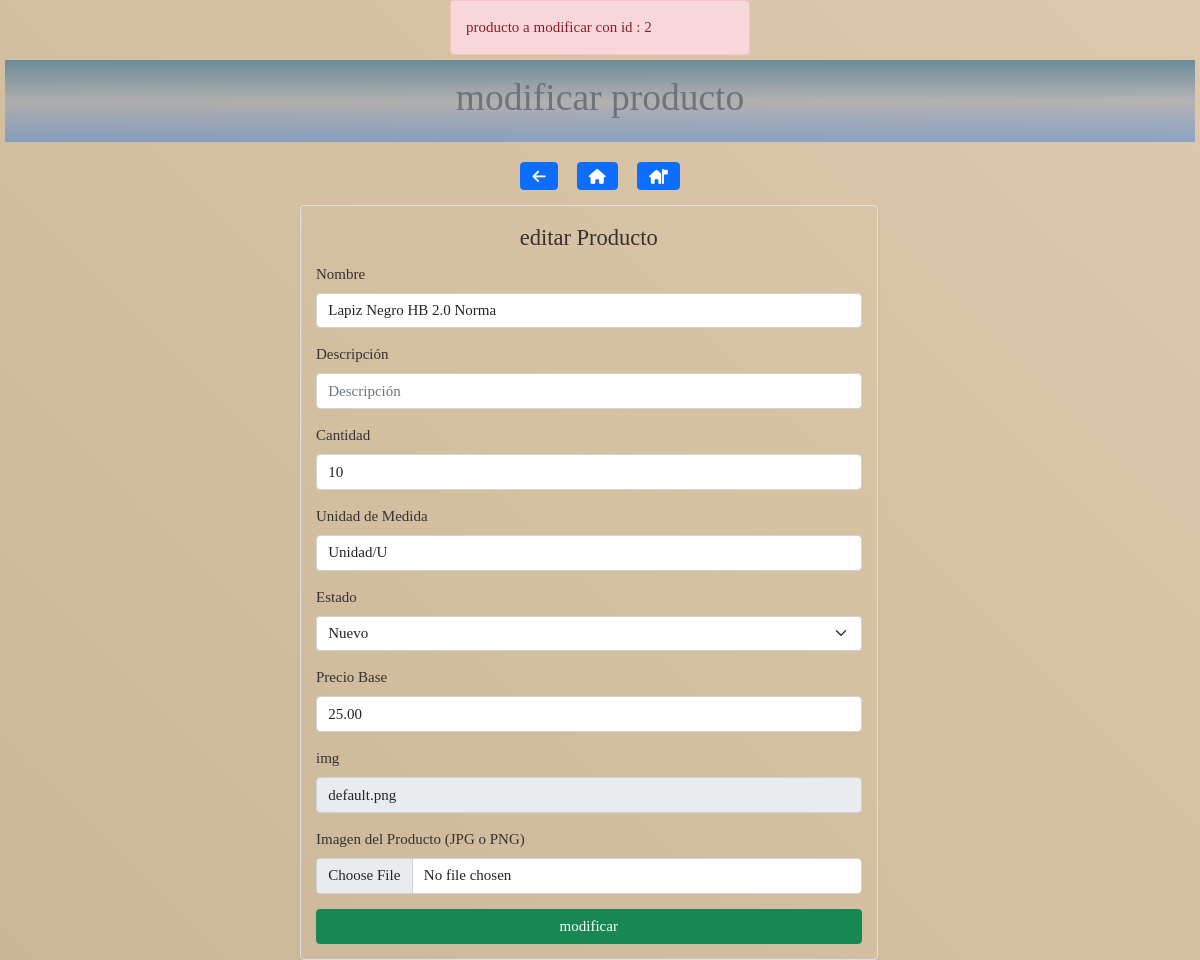
The app's page /php/pantallas/modifyProduct.php?id=2 with its own data.
### tables this page shows
CREATE TABLE `producto` (
  `id` int(11) NOT NULL AUTO_INCREMENT,
  `descripcion` varchar(150) NOT NULL,
  descripcion_complete tinytext ,
  `stock` int(20) NOT NULL DEFAULT 5,
  `unidadMedida` varchar(25) NOT NULL,
  `saldo` double(11,0) NOT NULL,
  `precioBase` decimal(18,2) NOT NULL,
  `fechaRegistro` timestamp NOT NULL DEFAULT current_timestamp(),
  `fechaActualizacion` timestamp NULL DEFAULT NULL,
  `img` varchar(400) NOT NULL DEFAULT 'back.png',
  `idUsuario` int(11) DEFAULT 1,
  `estado` int(11) DEFAULT 1,
  `categoria` int(11) DEFAULT 1,
  PRIMARY KEY (`id`),
  KEY `fk_producto_usuario` (`idUsuario`),
  KEY `fk_producto_estadoproducto` (`estado`),
  CONSTRAINT `fk_producto_estadoproducto` FOREIGN KEY (`estado`) REFERENCES `estadoproducto` (`idestadoProducto`),
  CONSTRAINT `fk_producto_usuario` FOREIGN KEY (`idUsuario`) REFERENCES `usuario` (`idUsuario`)
);

### php/pantallas/modifyProduct.php (the view, shortened to what this page needs)
<?php
$idGet = $_GET['id'];
echo '<div class="alert alert-danger m-auto col-3">producto a modificar con id : ' . $idGet . '</div>';
$con = conectarDB();
$sql = $con->query('select *from producto where id=' . $idGet . ' ');
?>
<!DOCTYPE html>
<html lang="en">
<head>
    <link href="https://cdn.jsdelivr.net/npm/bootstrap@5.0.2/dist/css/bootstrap.min.css" rel="stylesheet">
    <link rel="stylesheet" href="/css/user.css">
    <link rel="stylesheet" href="/css/modifyProduct.css">
</head>
<body>
<header class="text-center py-3">
        <h1 class="text-center text-secondary font-weight-bold ">modificar producto</h1>
    </header>
    <nav class="text-center my-3">
        <button class="btn btn-primary mx-2" onclick="Back()" title="regresar" ><i class="fa-solid fa-arrow-left"></i></button>
        <button class="btn btn-primary mx-2" title="inicio" onclick="window.location='/index.php'"><i class="fa-solid fa-house"></i></button>
        <button class="btn btn-primary mx-2" title="seccion productos" onclick="window.location.href='/php/pantallas/user.php'"><i class="fa-solid fa-house-flag"></i></button>
    </nav>
    <div class="container-fluid row ">
        <form class="col-6 p-3 border rounded shadow-sm m-auto" method="POST" enctype="multipart/form-data">
            <fieldset>
                <legend class="text-center">editar Producto</legend>
                <?php
                require_once '../controladores/editarProducto.php';
                while ($producto = $sql->fetch_object()) {
                    ?>
                                <div class="mb-3">
                                <label for="nombre" class="form-label">Nombre</label>
                                <input type="text" id="nombre" name="nombre" class="form-control" placeholder="nombre" value="<?= $producto->descripcion ?>">
                            </div>
                            <div class="mb-3">
                                <label for="nombre" class="form-label">Descripción </label>
                                <input type="text" id="descripcion" name="descripcion" class="form-control" placeholder="Descripción " value="<?= $producto->descripcion_complete ?>">
                            </div>
                            <div class="mb-3">
                                <label for="cantidad" class="form-label">Cantidad</label>
                                <input type="number" id="cantidad" name="cantidad" class="form-control" placeholder="Cantidad" value="<?= $producto->stock ?>">
                            </div>
                            <div class="mb-3">
                                <label for="medida" class="form-label">Unidad de Medida</label>
                                <input type="text" id="medida" name="medida" class="form-control" placeholder="Unidad de medida" value="<?= $producto->unidadMedida ?>">
                            </div>
                            <div class="mb-3">
                                <label for="estadoSelect" class="form-label">Estado</label>
                                <select id="estadoSelect" name="estado" class="form-select">
                                <?php
                                $est = $con->query('select *from estadoproducto order by 1');
                                if ($est->num_rows > 0) {
                                    while ($estado = $est->fetch_assoc()) {
                                        if ($estado['idestadoProducto'] == $producto->estado) {
                                            ?>
                                                        <option value="<?= $estado['idestadoProducto'] ?>" selected ><?= $estado['estado'] ?></option>
                                                        <?php
                                        } else {
                                            ?>
                                                         <option value="<?= $estado['idestadoProducto'] ?>"><?= $estado['estado'] ?></option>
                                                        <?php
                                        }
                                    }
                                }
                                ?>
                                </select>
                            </div>
                            <div class="mb-3">
                                <label for="precioBase" class="form-label">Precio Base</label>
                                <input type="number" step="any" name="precioBase" id="precioBase" class="form-control" placeholder="Precio Base" value="<?= $producto->precioBase ?>">
                            </div>
                            <div class="mb-3">
                                <label for="imgAfter" class="form-label">img</label>
                                <input type="text" name="imgAfter" id="imgAfter"  class="form-control" placeholder="imgAfter" readonly value="<?= $producto->img ?>">
                            </div>
                            <div class="mb-3">
                                <label for="formFile" class="form-label" id="imgProduct">Imagen del Producto (JPG o PNG)</label>
                                <input class="form-control" id="img" type="file" value="" name="img">
                            </div>
                            <button type="buttom" name="btnmodificar" value="ok" class="btn btn-success w-100">modificar</button>
                            <?php
                }
                ?>
            </fieldset>
        </form>
    </div>
</body>
</html>

### css/user.css (style rules this page uses)
* { font-size: 15px; }
header { background: linear-gradient(#6b8d9b,rgba(78, 124, 199, 0.267),rgba(16, 109, 238, 0.4)); margin: 5px; padding: 5px; color: #fff; }
body { display: flex; flex-direction: column; min-height: 100vh; background: linear-gradient(45deg, #b29f7d, #d8c3a5, #f4e1d2); background-size: 400% 400%; animation: gradientAnimation 15s ease infinite; color: #333; font-family: 'Times New Roman', Times, serif; }

### css/modifyProduct.css (style rules this page uses)
* { font-size: 15px; }

### records on screen
producto: nombre "Lapiz Negro HB 2.0 Norma", cantidad "10", medida "Unidad/U", precioBase "25.00", imgAfter "default.png"

### other values on screen
$idGet "2"
form field estado "Nuevo"
